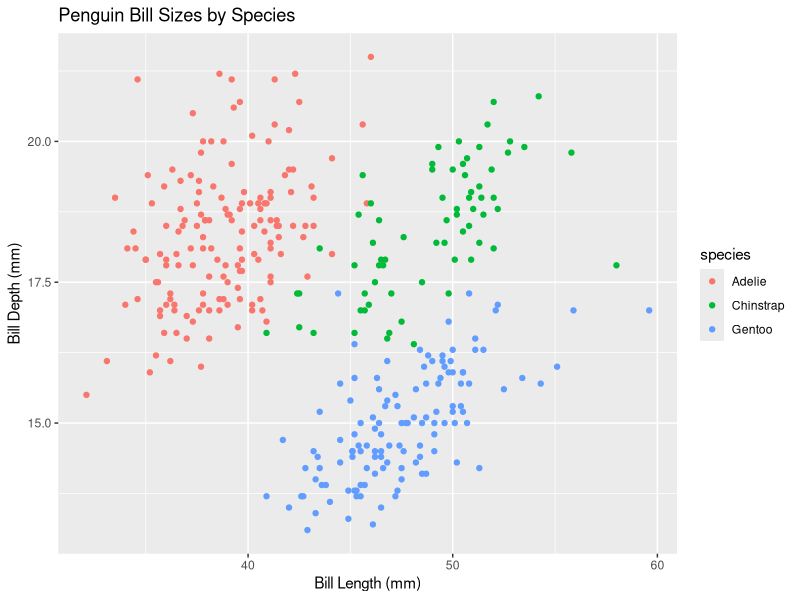
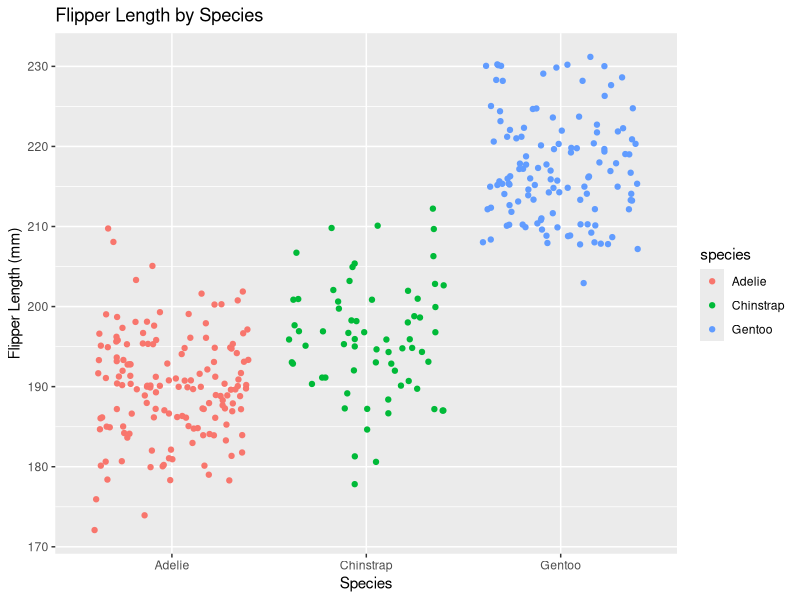

Recreate these plots in R, in order.
## ---- chunk 1
library(tidyverse)
library(palmerpenguins)
## ---- chunk 2
# Create a derivative expression ----
der1 <- D(expr = expression(x^2), name = "x")
der1

x <- 3
eval(der1)

der2 <- D(expr = expression(2 * (3 * a + 2)^4 - 5), name = "a")
der2

a <- 1.2
eval(der2)

## ---- chunk 3
penguins

ggplot(data = penguins, aes(x = bill_length_mm, y = bill_depth_mm, color = species)) +
  geom_point() +
  labs(title = "Penguin Bill Sizes by Species",
       x = "Bill Length (mm)",
       y = "Bill Depth (mm)")
## ---- chunk 4
ggplot(data = penguins, aes(x = species, y = flipper_length_mm, color = species)) +
  geom_jitter() +
  labs(title = "Flipper Length by Species",
       x = "Species",
       y = "Flipper Length (mm)")
